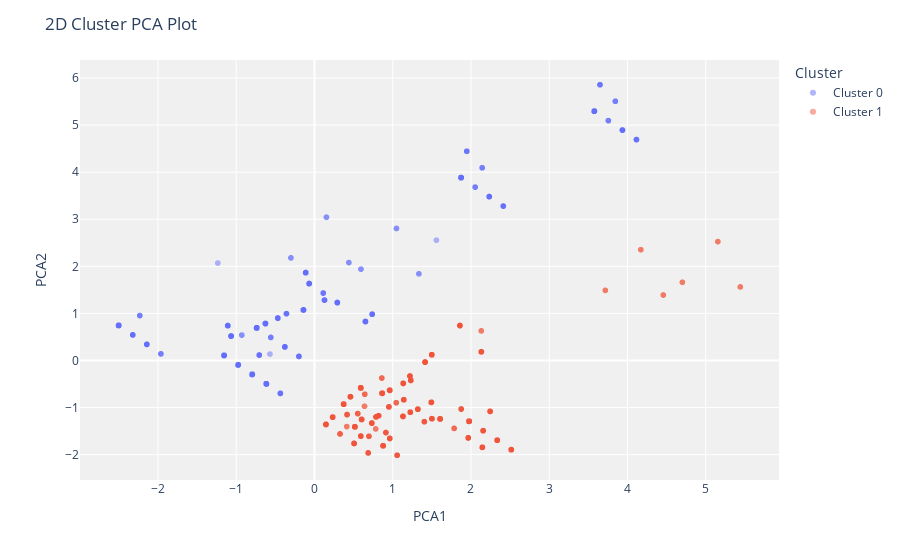

The notebook cell saved with this chart:
### Code cell
plot_model(kmeans)

### Figure 1 — Plotly figure (JSON) as saved in the notebook; plotly's stock layout.template omitted (floating-point values rounded to 4 significant figures; data arrays with more than 128 entries replaced by an {"elided": "..."} marker saying what was removed)
{"data": [{"customdata": {"elided": "2160x1 str values"}, "hovertemplate": "Cluster=Cluster 0<br>PCA1=%{x}<br>PCA2=%{y}<br>Feature=%{customdata[0]}<extra></extra>", "legendgroup": "Cluster 0", "marker": {"color": "#636efa", "opacity": 0.5, "symbol": "circle"}, "mode": "markers", "name": "Cluster 0", "showlegend": true, "textposition": "top center", "type": "scattergl", "x": {"elided": "2160 float values"}, "xaxis": "x", "y": {"elided": "2160 float values"}, "yaxis": "y"}, {"customdata": {"elided": "1571x1 str values"}, "hovertemplate": "Cluster=Cluster 1<br>PCA1=%{x}<br>PCA2=%{y}<br>Feature=%{customdata[0]}<extra></extra>", "legendgroup": "Cluster 1", "marker": {"color": "#EF553B", "opacity": 0.5, "symbol": "circle"}, "mode": "markers", "name": "Cluster 1", "showlegend": true, "textposition": "top center", "type": "scattergl", "x": {"elided": "1571 float values"}, "xaxis": "x", "y": {"elided": "1571 float values"}, "yaxis": "y"}], "layout": {"autosize": true, "legend": {"title": {"text": "Cluster"}, "tracegroupgap": 0}, "margin": {"t": 60}, "plot_bgcolor": "rgb(240,240,240)", "title": {"text": "2D Cluster PCA Plot"}, "xaxis": {"anchor": "y", "autorange": true, "domain": [0, 1], "range": [-2.984, 5.925], "title": {"text": "PCA1"}, "type": "linear"}, "yaxis": {"anchor": "x", "autorange": true, "domain": [0, 1], "range": [-2.531, 6.375], "title": {"text": "PCA2"}, "type": "linear"}}}
